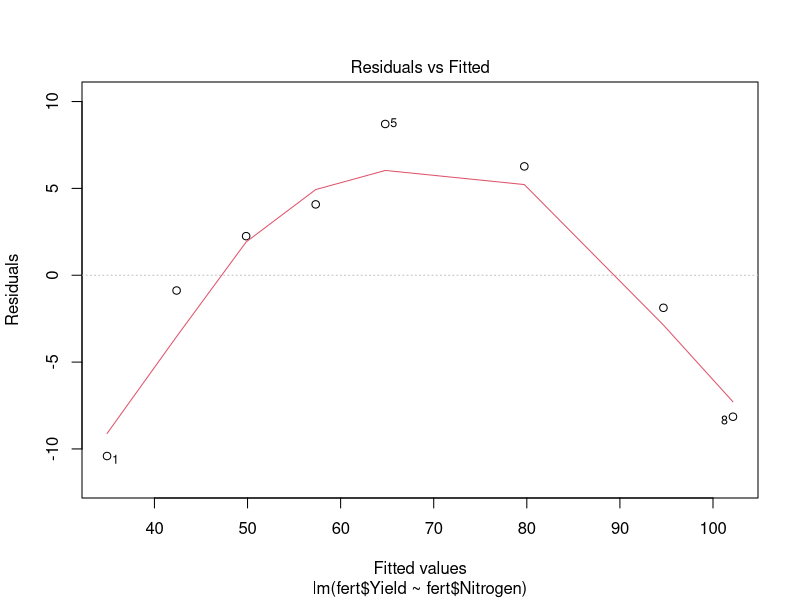
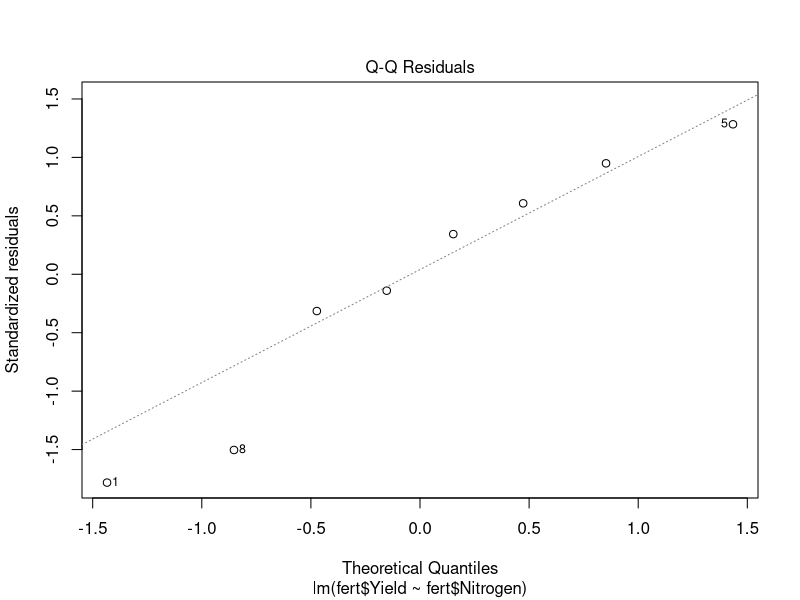
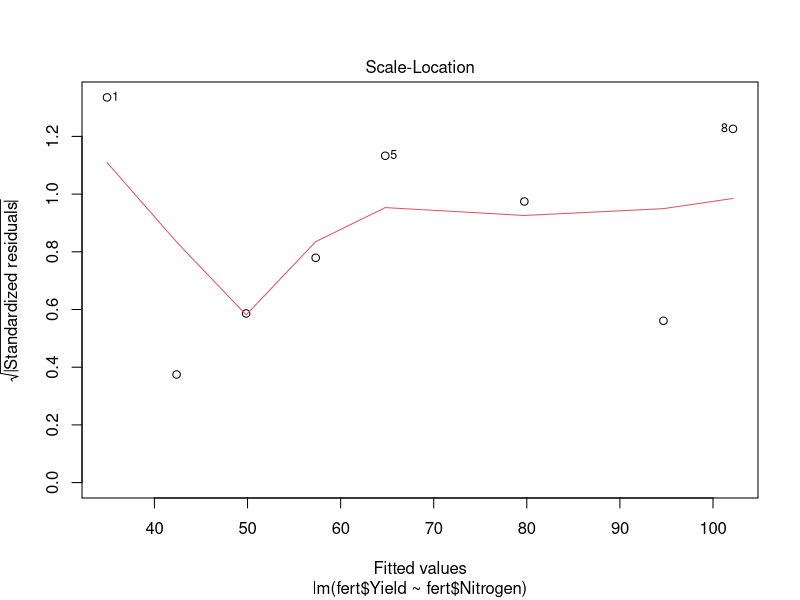
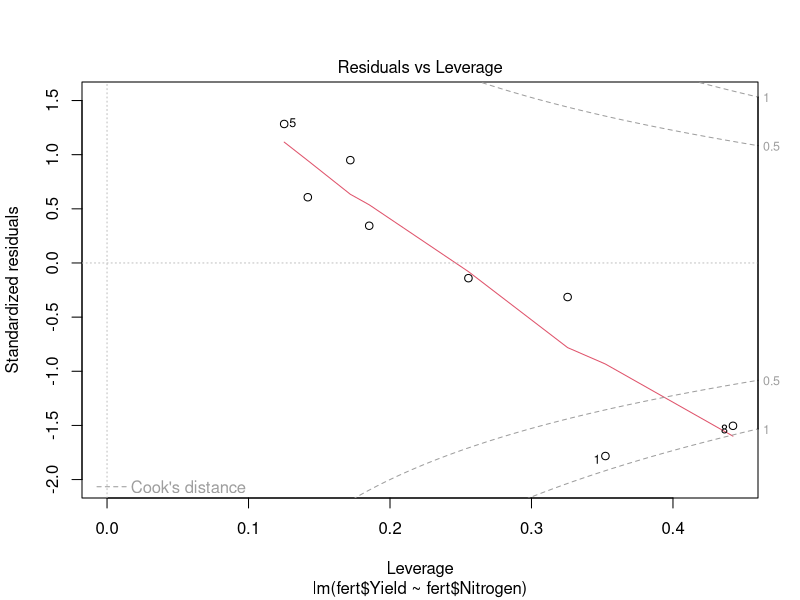
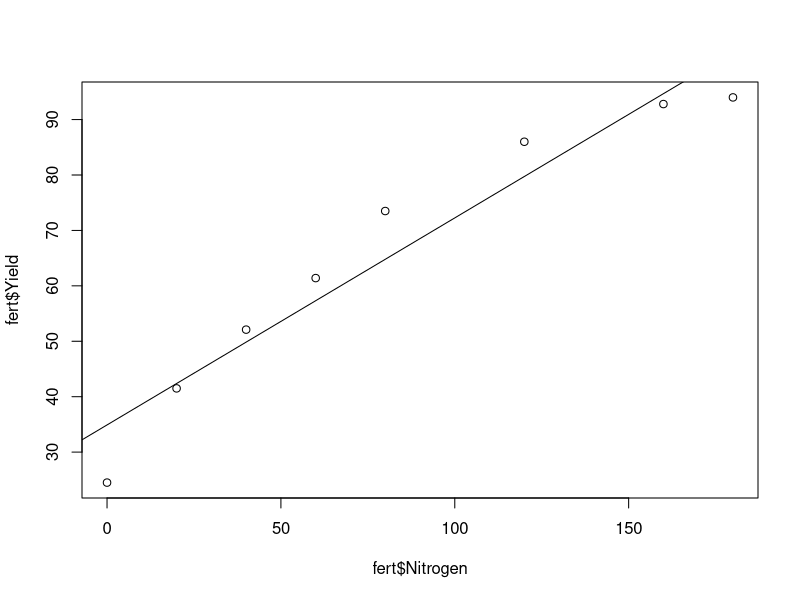

Write the R code that produced these figures, in order.
## ---- chunk 1
fert = read.csv("Fertilizer Experiment.csv")
summary(fert)
print(fert)
## ---- chunk 2
fit <- lm(fert$Yield ~ fert$Nitrogen)
summary(fit)
plot(fit)
plot(fert$Yield ~ fert$Nitrogen)
abline(fit)

## ---- chunk 3

## ---- chunk 4

## ---- chunk 5

## ---- chunk 6

